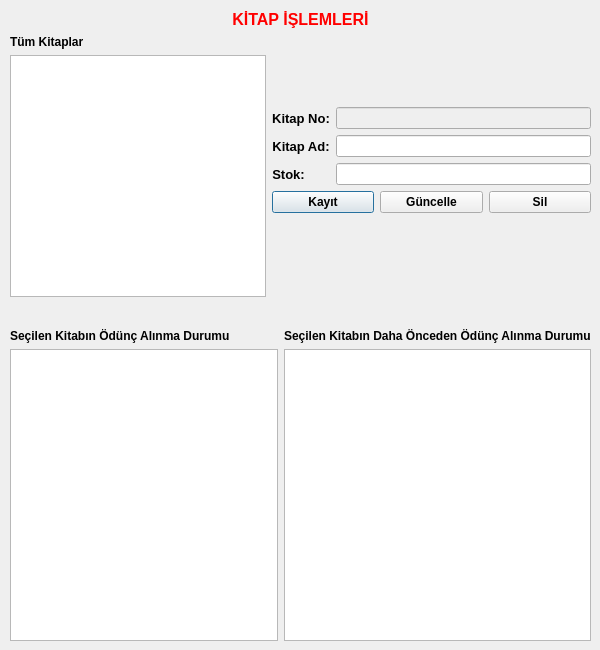
<?xml version="1.0" encoding="UTF-8"?>
<ui version="4.0">
 <class>Book</class>
 <widget class="QDialog" name="Book">
  <property name="geometry">
   <rect>
    <x>0</x>
    <y>0</y>
    <width>600</width>
    <height>650</height>
   </rect>
  </property>
  <property name="font">
   <font>
    <bold>true</bold>
   </font>
  </property>
  <property name="windowTitle">
   <string>Kitap İşlemleri</string>
  </property>
  <widget class="QWidget" name="layoutWidget">
   <property name="geometry">
    <rect>
     <x>10</x>
     <y>10</y>
     <width>581</width>
     <height>631</height>
    </rect>
   </property>
   <layout class="QVBoxLayout" name="verticalLayout_6">
    <item>
     <layout class="QVBoxLayout" name="verticalLayout_5">
      <item>
       <widget class="QLabel" name="label">
        <property name="palette">
         <palette>
          <active>
           <colorrole role="WindowText">
            <brush brushstyle="SolidPattern">
             <color alpha="255">
              <red>255</red>
              <green>0</green>
              <blue>0</blue>
             </color>
            </brush>
           </colorrole>
          </active>
          <inactive>
           <colorrole role="WindowText">
            <brush brushstyle="SolidPattern">
             <color alpha="255">
              <red>255</red>
              <green>0</green>
              <blue>0</blue>
             </color>
            </brush>
           </colorrole>
          </inactive>
          <disabled/>
         </palette>
        </property>
        <property name="font">
         <font>
          <pointsize>12</pointsize>
          <bold>true</bold>
         </font>
        </property>
        <property name="text">
         <string>KİTAP İŞLEMLERİ</string>
        </property>
        <property name="alignment">
         <set>Qt::AlignmentFlag::AlignCenter</set>
        </property>
       </widget>
      </item>
      <item>
       <layout class="QFormLayout" name="formLayout_2">
        <item row="0" column="0">
         <layout class="QVBoxLayout" name="verticalLayout_2">
          <item>
           <widget class="QLabel" name="label_3">
            <property name="font">
             <font>
              <bold>true</bold>
             </font>
            </property>
            <property name="text">
             <string>Tüm Kitaplar</string>
            </property>
            <property name="alignment">
             <set>Qt::AlignmentFlag::AlignLeading|Qt::AlignmentFlag::AlignLeft|Qt::AlignmentFlag::AlignVCenter</set>
            </property>
           </widget>
          </item>
          <item>
           <widget class="QTableView" name="tV_allBooks">
            <property name="font">
             <font>
              <bold>false</bold>
             </font>
            </property>
           </widget>
          </item>
         </layout>
        </item>
        <item row="0" column="1">
         <layout class="QVBoxLayout" name="verticalLayout">
          <item>
           <layout class="QFormLayout" name="formLayout">
            <item row="1" column="0" colspan="2">
             <spacer name="verticalSpacer">
              <property name="orientation">
               <enum>Qt::Orientation::Vertical</enum>
              </property>
              <property name="sizeHint" stdset="0">
               <size>
                <width>20</width>
                <height>40</height>
               </size>
              </property>
             </spacer>
            </item>
            <item row="2" column="0">
             <widget class="QLabel" name="label_2">
              <property name="font">
               <font>
                <pointsize>10</pointsize>
                <bold>true</bold>
               </font>
              </property>
              <property name="text">
               <string>Kitap No:</string>
              </property>
              <property name="alignment">
               <set>Qt::AlignmentFlag::AlignCenter</set>
              </property>
             </widget>
            </item>
            <item row="2" column="1">
             <widget class="QLineEdit" name="le_bookID">
              <property name="enabled">
               <bool>false</bool>
              </property>
             </widget>
            </item>
            <item row="3" column="0">
             <widget class="QLabel" name="label_1">
              <property name="font">
               <font>
                <pointsize>10</pointsize>
                <bold>true</bold>
               </font>
              </property>
              <property name="text">
               <string>Kitap Ad:</string>
              </property>
              <property name="alignment">
               <set>Qt::AlignmentFlag::AlignCenter</set>
              </property>
             </widget>
            </item>
            <item row="3" column="1">
             <widget class="QLineEdit" name="le_bookName">
              <property name="font">
               <font>
                <bold>false</bold>
               </font>
              </property>
             </widget>
            </item>
            <item row="4" column="0">
             <widget class="QLabel" name="label_6">
              <property name="font">
               <font>
                <pointsize>10</pointsize>
                <bold>true</bold>
               </font>
              </property>
              <property name="text">
               <string>Stok:</string>
              </property>
              <property name="alignment">
               <set>Qt::AlignmentFlag::AlignCenter</set>
              </property>
             </widget>
            </item>
            <item row="4" column="1">
             <widget class="QLineEdit" name="le_Stock">
              <property name="font">
               <font>
                <bold>false</bold>
               </font>
              </property>
             </widget>
            </item>
            <item row="0" column="0" colspan="2">
             <spacer name="horizontalSpacer_3">
              <property name="orientation">
               <enum>Qt::Orientation::Horizontal</enum>
              </property>
              <property name="sizeHint" stdset="0">
               <size>
                <width>40</width>
                <height>20</height>
               </size>
              </property>
             </spacer>
            </item>
           </layout>
          </item>
          <item>
           <layout class="QHBoxLayout" name="horizontalLayout">
            <item>
             <widget class="QPushButton" name="pb_entry">
              <property name="font">
               <font>
                <bold>true</bold>
               </font>
              </property>
              <property name="text">
               <string>Kayıt</string>
              </property>
             </widget>
            </item>
            <item>
             <widget class="QPushButton" name="pb_update">
              <property name="font">
               <font>
                <bold>true</bold>
               </font>
              </property>
              <property name="text">
               <string>Güncelle</string>
              </property>
             </widget>
            </item>
            <item>
             <widget class="QPushButton" name="pb_delete">
              <property name="font">
               <font>
                <bold>true</bold>
               </font>
              </property>
              <property name="text">
               <string>Sil</string>
              </property>
             </widget>
            </item>
           </layout>
          </item>
          <item>
           <spacer name="verticalSpacer_2">
            <property name="orientation">
             <enum>Qt::Orientation::Vertical</enum>
            </property>
            <property name="sizeHint" stdset="0">
             <size>
              <width>20</width>
              <height>40</height>
             </size>
            </property>
           </spacer>
          </item>
          <item>
           <spacer name="horizontalSpacer_4">
            <property name="orientation">
             <enum>Qt::Orientation::Horizontal</enum>
            </property>
            <property name="sizeHint" stdset="0">
             <size>
              <width>40</width>
              <height>20</height>
             </size>
            </property>
           </spacer>
          </item>
         </layout>
        </item>
        <item row="1" column="0" colspan="2">
         <spacer name="horizontalSpacer_2">
          <property name="orientation">
           <enum>Qt::Orientation::Horizontal</enum>
          </property>
          <property name="sizeHint" stdset="0">
           <size>
            <width>40</width>
            <height>20</height>
           </size>
          </property>
         </spacer>
        </item>
       </layout>
      </item>
     </layout>
    </item>
    <item>
     <layout class="QHBoxLayout" name="horizontalLayout_2">
      <item>
       <layout class="QVBoxLayout" name="verticalLayout_3">
        <item>
         <widget class="QLabel" name="label_4">
          <property name="font">
           <font>
            <bold>true</bold>
           </font>
          </property>
          <property name="text">
           <string>Seçilen Kitabın Ödünç Alınma Durumu</string>
          </property>
          <property name="alignment">
           <set>Qt::AlignmentFlag::AlignLeading|Qt::AlignmentFlag::AlignLeft|Qt::AlignmentFlag::AlignVCenter</set>
          </property>
         </widget>
        </item>
        <item>
         <widget class="QTableView" name="tV_chooseBooks1">
          <property name="font">
           <font>
            <bold>false</bold>
           </font>
          </property>
         </widget>
        </item>
       </layout>
      </item>
      <item>
       <layout class="QVBoxLayout" name="verticalLayout_4">
        <item>
         <widget class="QLabel" name="label_5">
          <property name="font">
           <font>
            <bold>true</bold>
           </font>
          </property>
          <property name="text">
           <string>Seçilen Kitabın Daha Önceden Ödünç Alınma Durumu</string>
          </property>
          <property name="alignment">
           <set>Qt::AlignmentFlag::AlignLeading|Qt::AlignmentFlag::AlignLeft|Qt::AlignmentFlag::AlignVCenter</set>
          </property>
         </widget>
        </item>
        <item>
         <widget class="QTableView" name="tV_chooseBooks2">
          <property name="font">
           <font>
            <bold>false</bold>
           </font>
          </property>
         </widget>
        </item>
       </layout>
      </item>
     </layout>
    </item>
   </layout>
  </widget>
 </widget>
 <resources/>
 <connections/>
</ui>
